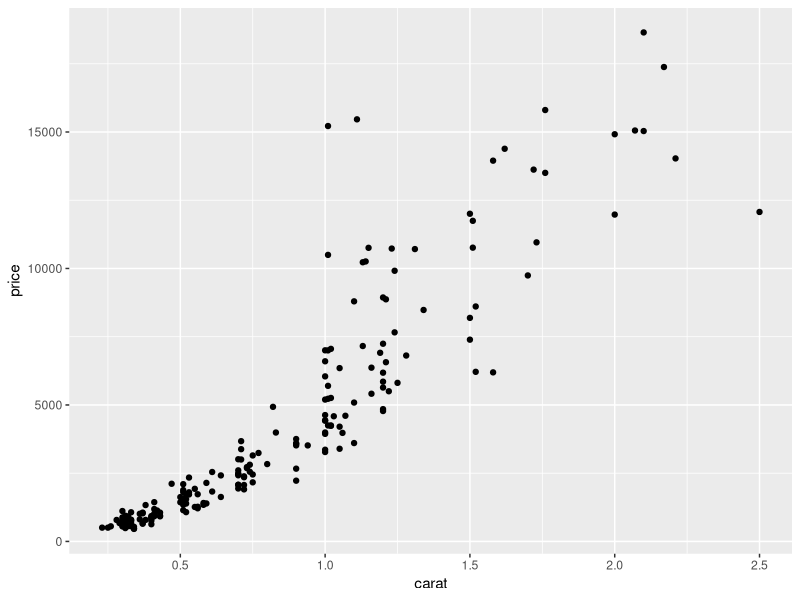
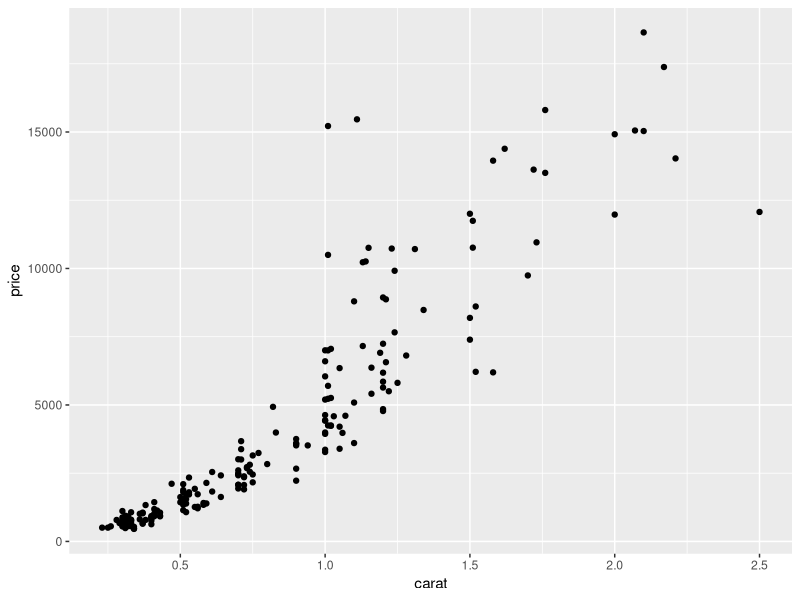
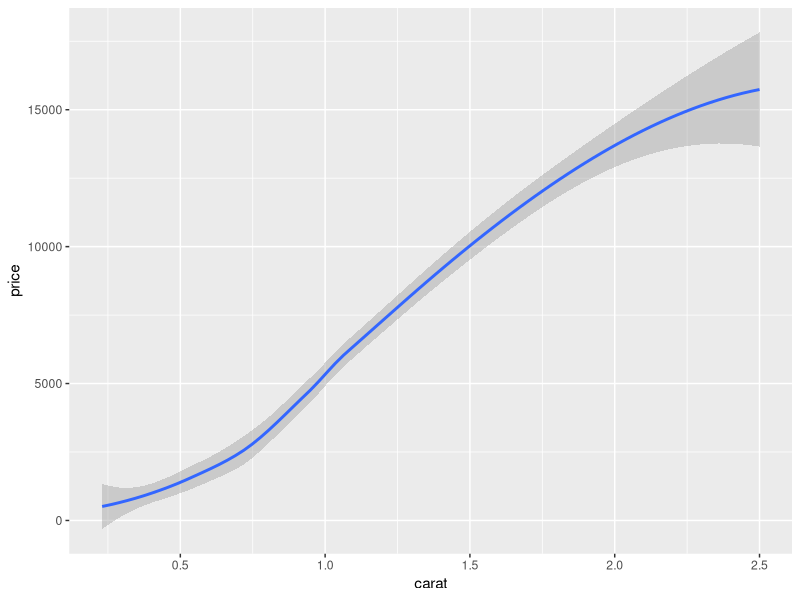
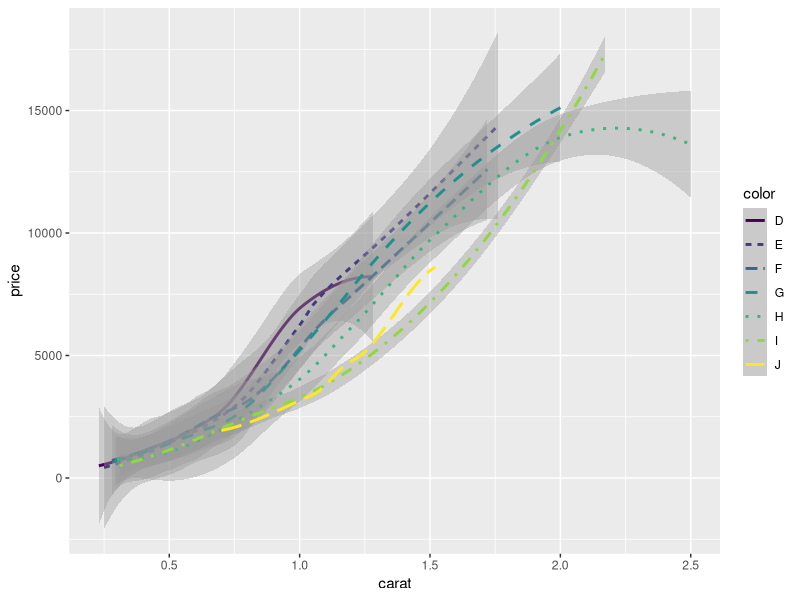
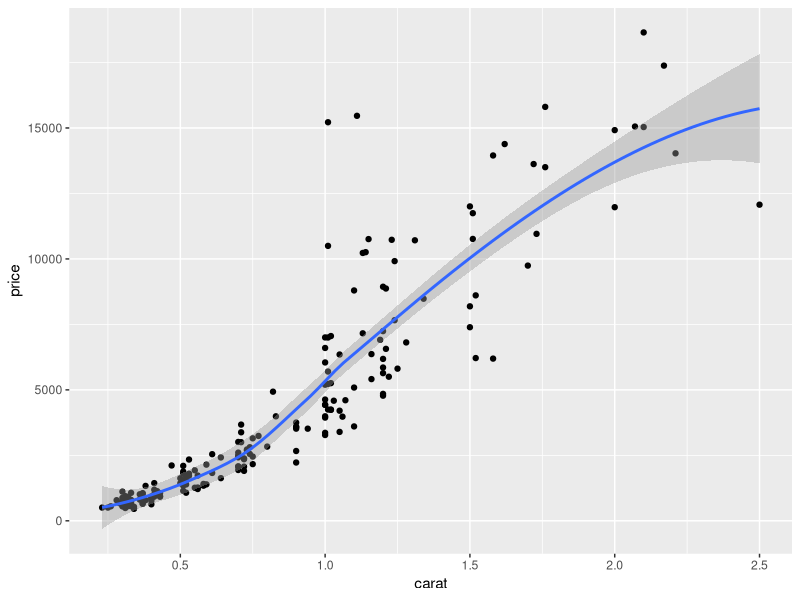
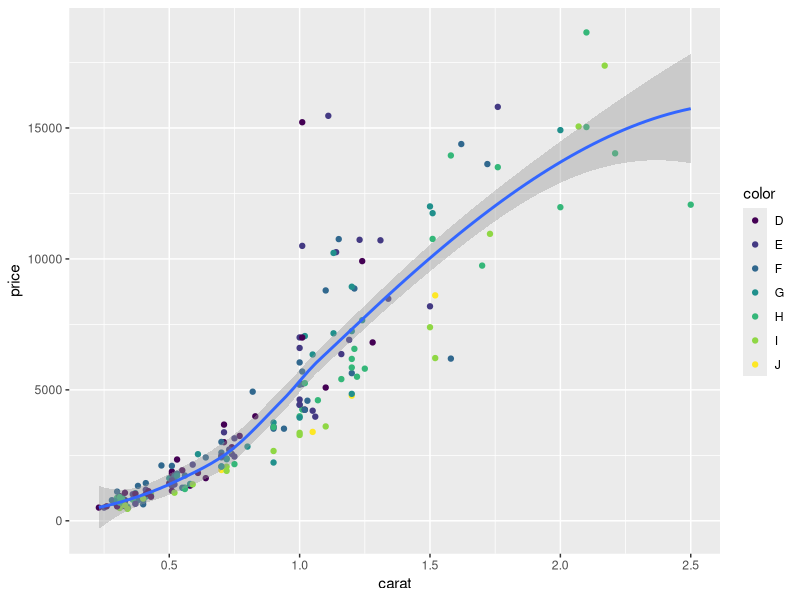
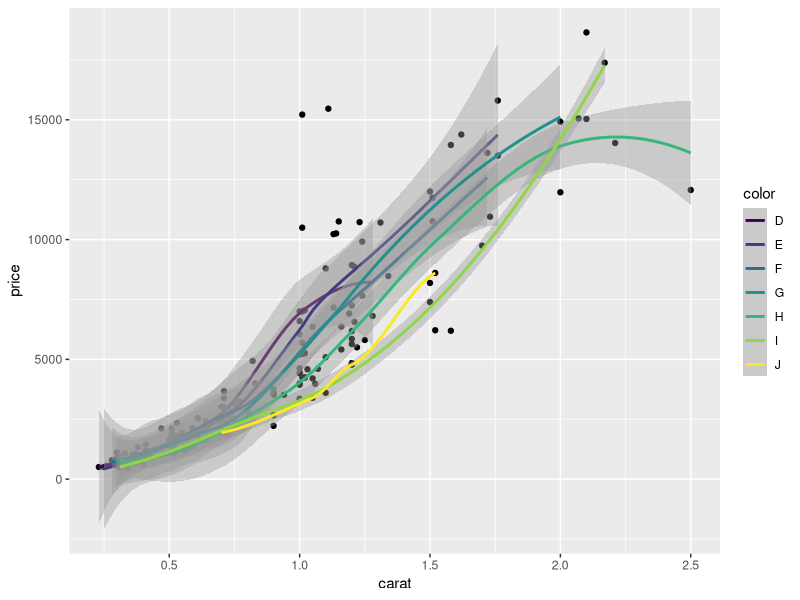
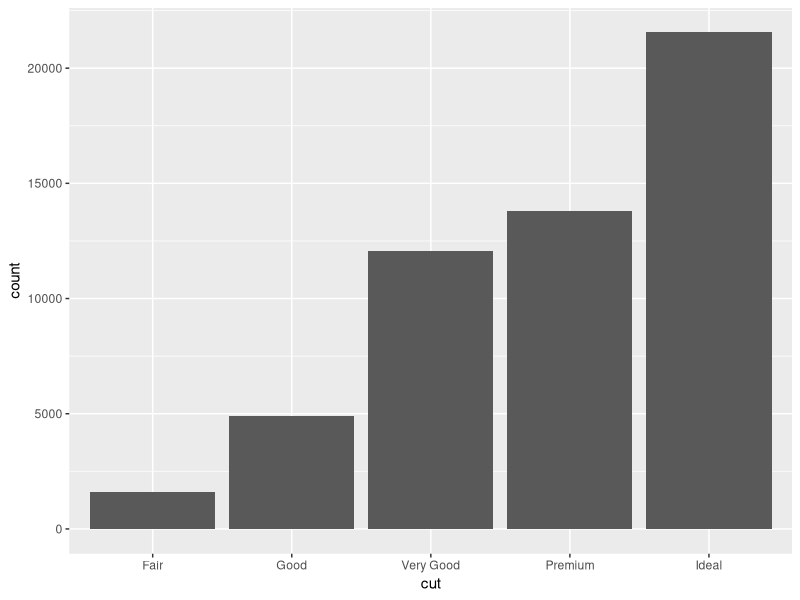

Reproduce these figures in R, in order.
## ---- chunk 1
knitr::opts_chunk$set(echo = FALSE)
## ---- chunk 2
library(ggplot2)
dsmall = diamonds[sample(nrow(diamonds),200),]
## ---- chunk 3
ggplot(dsmall, aes(x=carat, y=price)) + geom_point()
## ---- chunk 4
ggplot(dsmall) + geom_point(mapping = aes(x=carat, y=price))
## ---- chunk 5
ggplot(dsmall) +
  geom_smooth(mapping = aes(x = carat, y = price))
## ---- chunk 6
ggplot(dsmall) +
  geom_smooth(mapping = aes(x = carat, y = price, linetype = color, color=color))
## ---- chunk 7
ggplot(dsmall) +
  geom_point(mapping = aes(x=carat, y=price)) +
  geom_smooth(mapping = aes(x = carat, y = price))
## ---- chunk 8
ggplot(dsmall) +
  geom_point(mapping = aes(x=carat, y=price, color = color)) +
  geom_smooth(mapping = aes(x = carat, y = price))
## ---- chunk 9
ggplot(dsmall) +
  geom_point(mapping = aes(x=carat, y=price)) +
  geom_smooth(mapping = aes(x = carat, y = price, color = color, group = color, lintype=color))
## ---- chunk 10
ggplot(data=diamonds) +
  geom_bar(mapping=aes(x=cut))
## ---- chunk 11
ggplot(data=diamonds) + 
  stat_count(mapping = aes(x=cut))
## ---- chunk 12
demo <- data.frame(a=c('bar1', 'bar2', 'bar3'),
                   b=c(20, 30, 40))
ggplot(data=demo) +
  geom_bar(mapping=aes(x=a, y=b), stat="identity")
## ---- chunk 13
ggplot(data=diamonds) +
  geom_bar(mapping=aes(x=cut, y = (..count..)/sum(..count..)), stat="count") +
  ylab("Proportion") +
  ggtitle("Proportion of diamonds with a specific cut")
## ---- chunk 14
summary(demo)
ggplot(demo) + stat_identity(aes(x=a, y=b))
## ---- chunk 15
ggplot(diamonds) + 
  stat_summary(aes(cut, depth),
               fun.ymin=min,
               fun.ymax=max,
               fun.y=median
  )
## ---- chunk 16
ggplot(dsmall, aes(log(carat), log(price))) +
  geom_point(aes(color=cut)) +
  stat_ellipse()
## ---- chunk 17
ggplot(dsmall, aes(log(carat), log(price))) +
  geom_point(aes(color=cut)) +
  stat_smooth()
## ---- chunk 18
ggplot(diamonds) + 
  stat_ecdf(aes(carat))
## ---- chunk 19
lmdiamonds <- lm(price ~ carat, dsmall)
dflmdiamonds <- data.frame(residuals = lmdiamonds$residuals, prediction = lmdiamonds$fitted.values)
ggplot(dflmdiamonds) + stat_qq(aes(sample=residuals))
## ---- chunk 20
df <- data.frame(
  x = rnorm(100)
)
base <- ggplot(df, aes(x)) + geom_density()
base + stat_function(fun = dnorm, colour = "red")
## ---- chunk 21
ggplot(dsmall, aes(log(carat) , log(price))) +
  geom_point() +
  scale_x_continuous() +
  scale_y_continuous()
## ---- chunk 22
ggplot(dsmall, aes(carat, price)) +
  geom_point() +
  scale_x_continuous(breaks= 1:3)
## ---- chunk 23
ggplot(dsmall, aes(carat, price)) +
  geom_point() +
  scale_x_continuous(breaks= seq(0,3,.25))
## ---- chunk 24
ggplot(dsmall) + geom_point(aes(carat, price, color=color), show.legend=TRUE)
## ---- chunk 25
ggplot(dsmall) + geom_point(aes(carat, price, color=cut, shape=cut), show.legend=TRUE)
## ---- chunk 26
ggplot(data=diamonds) +
  geom_bar(mapping=aes(x=cut)) +
  theme(axis.text.x = element_text(angle=90))
## ---- chunk 27
ggplot(dsmall) + geom_point(aes(carat, price, color=cut, shape=cut), show.legend=TRUE) +
  theme(legend.position="right")
## ---- chunk 28
ggplot(dsmall) + geom_point(aes(carat, price, color=cut, shape=cut), show.legend=TRUE) +
  theme(legend.position="left")
## ---- chunk 29
ggplot(dsmall) + geom_point(aes(carat, price, color=cut, shape=cut), show.legend=TRUE) +
  theme(legend.position="top")
## ---- chunk 30
ggplot(dsmall) + geom_point(aes(carat, price, color=cut, shape=cut), show.legend=TRUE) +
  theme(legend.position="bottom")
## ---- chunk 31
ggplot(dsmall) + geom_point(aes(carat, price, color=cut, shape=cut), show.legend=TRUE) +
  theme(legend.position="none")
## ---- chunk 32
ggplot(dsmall) + geom_point(aes(carat, price, color=cut, shape=cut), show.legend=TRUE) +
  scale_x_continuous(limits= c(0.5, 1.5))
## ---- chunk 33
ggplot(dsmall, aes(carat, price)) +
  geom_point() +
  scale_x_continuous(name = "log10(carat)", trans="log10") + 
  scale_y_continuous(name = "log10(price)", trans="log10")
## ---- chunk 34
erupt <- ggplot(faithfuld, aes(waiting, eruptions, fill=density)) + 
  geom_raster() + 
  scale_x_continuous( expand=c(0,0)) +
  scale_y_continuous(expand=c(0,0)) + 
  theme(legend.position="none")
## ---- chunk 35
erupt + scale_fill_gradient(low="white", high="black")
## ---- chunk 36
erupt + scale_fill_gradient(low="white", high="black")
## ---- chunk 37
erupt + scale_fill_distiller(palette="Greys")
## ---- chunk 38
erupt + scale_fill_distiller(palette="Greens")
## ---- chunk 39
erupt + scale_fill_distiller(palette="YlOrRd")
## ---- chunk 40
diamondcolor <- ggplot(dsmall, aes(color)) +
  geom_bar(aes(fill=color))
diamondcolor
## ---- chunk 41
diamondcolor +
  scale_fill_hue(c=40)
## ---- chunk 42
diamondcolor + scale_fill_brewer(palette="Greys")
## ---- chunk 43
diamondcolor + scale_fill_brewer(palette="Set1")
## ---- chunk 44
diamondcolor + scale_fill_brewer(palette="Set2")
## ---- chunk 45
diamondcolor + scale_fill_grey(start = 0.2, end=0.9)
## ---- chunk 46
ggplot(luv_colours, aes(u, v)) +
  geom_point(aes(color=col), size=3) +
  scale_color_identity() + 
  coord_equal()
## ---- chunk 47
ggplot(data=diamonds) +
  geom_bar(mapping=aes(x=cut)) +
  theme(axis.text.x = element_text(angle=90))
## ---- chunk 48
ggplot(data=diamonds) +
  geom_bar(mapping=aes(x=cut, y = (..count..)/sum(..count..)), stat="count") +
  ylab("Proportion") +
  ggtitle("Proportion of diamonds with a specific cut")
